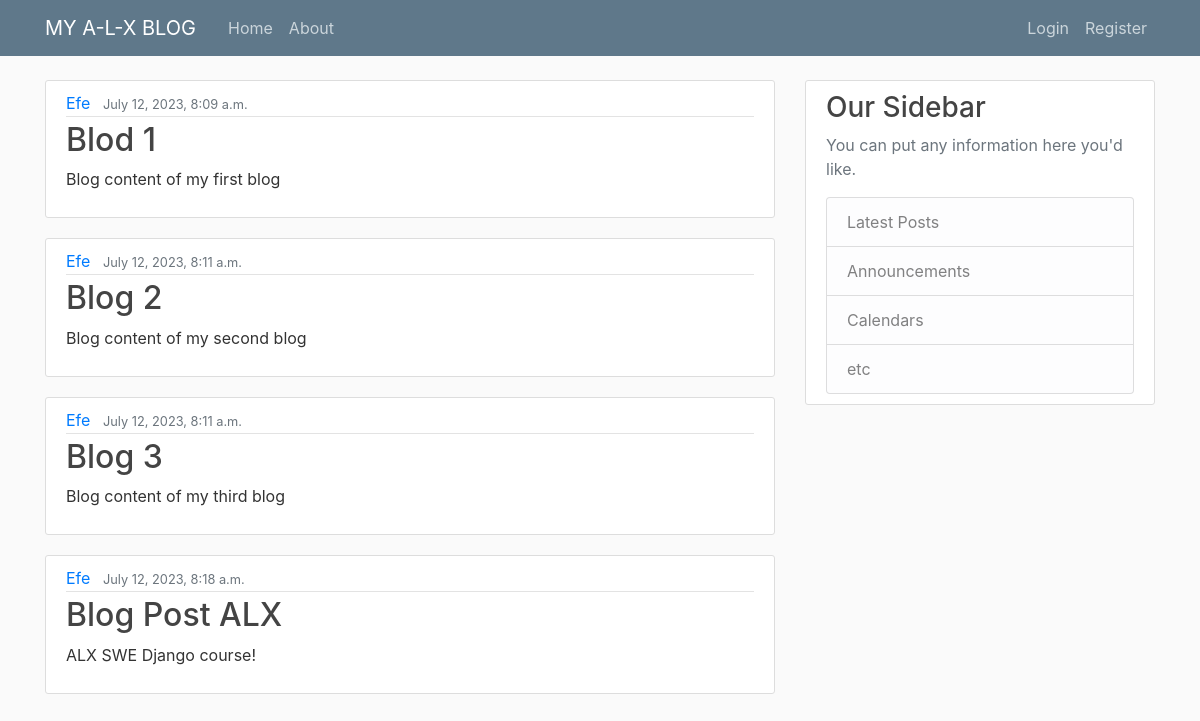
/, run on an earlier commit of the app's database.
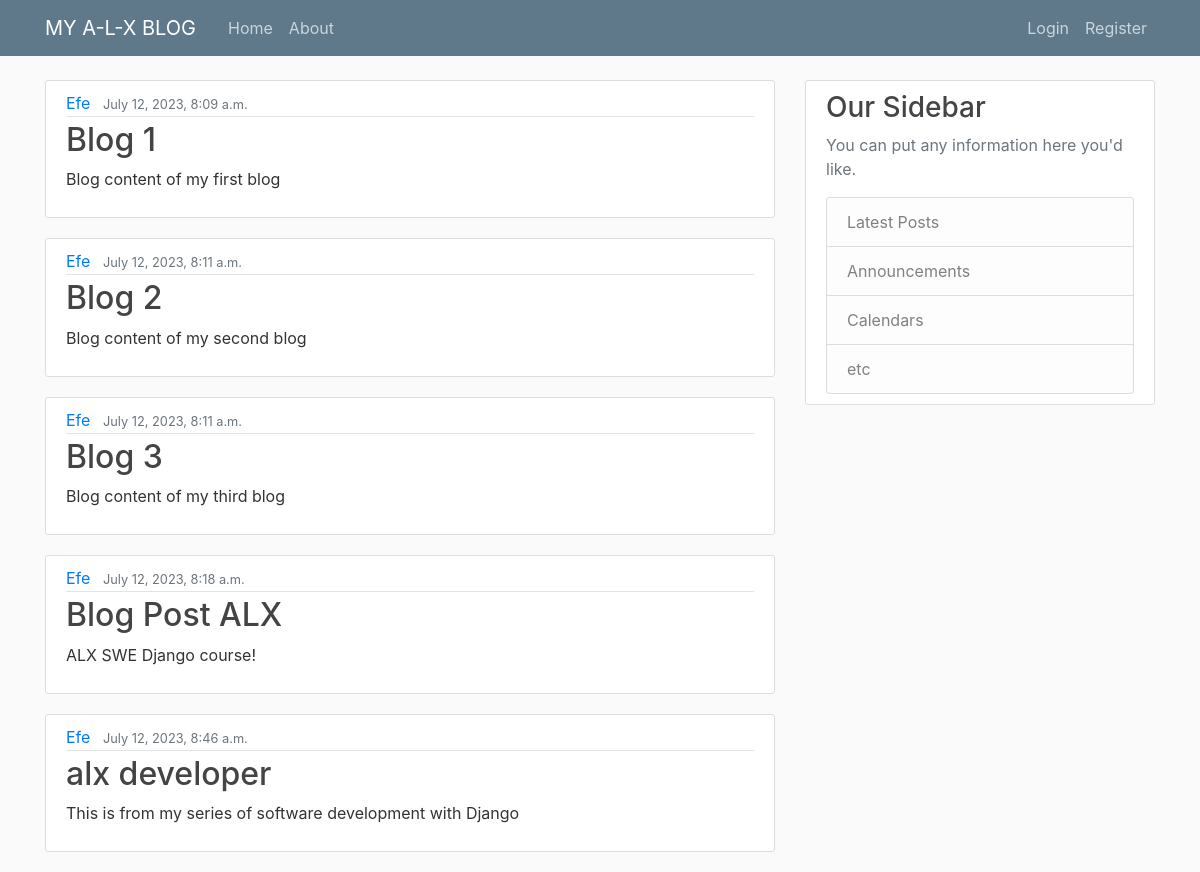
And on a later commit of the database.
### blog/models.py (models this page shows, shortened)
class Post(models.Model):
    title = models.CharField(max_length=200)
    content = models.TextField()
    date_posted = models.DateTimeField(default=timezone.now)
    author = models.ForeignKey(User, on_delete=models.CASCADE)

### blog/views.py (the view)
# urls.py: path("", views.home, name="blog-home"),
def home(request):
    context = {
        "posts": Post.objects.all()
    }
    return render(request, 'blog/home.html', context)

### blog/templates/blog/home.html
{% extends "blog/base.html" %}
{% block content %}
    {% for post in posts %}
        <article class="media content-section">
            <div class="media-body">
                <div class="article-metadata">
                    <a class="mr-2" href="#">{{ post.author }}</a>
                    <small class="text-muted">{{ post.date_posted }}</small>
                </div>
                <h2><a class="article-title" href="#">{{ post.title }}</a></h2>
                <p class="article-content">{{ post.content }}</p>
            </div>
        </article>
    {% endfor %}
{% endblock content %}

What changed in the data, as far as the page shows it:
changed Post "Blog content of my first blog": title "Blod 1" → "Blog 1"
added Post: author "Efe", date_posted "July 12, 2023, 8:46 a.m.", title "alx developer", content "This is from my series of software development with Django"
